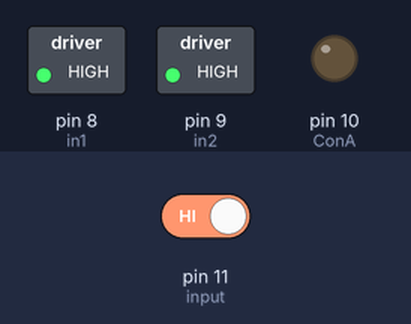
Bench run of a sketch on a simulated Arduino Uno, built with avr-gcc and run on an emulated ATmega328P. On the bench: switched loads named in the sketch (green lamp = pin HIGH), output pins drawn as LEDs (lit = HIGH). Inputs (shaded band) come from the test bench; at power-on: pin 11 (input) HIGH. What the sketch prints to the serial monitor is not drawn.

Above: at 1.2 s.
1.3 s: pin 11 (input) driven LOW
At 2.2 s:
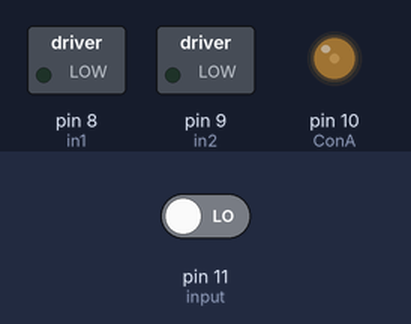
At 5.6 s:
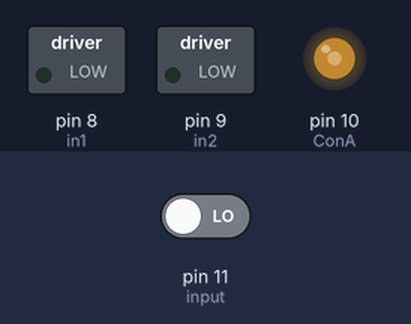
7.3 s: pin 11 (input) driven HIGH
At 7.9 s:
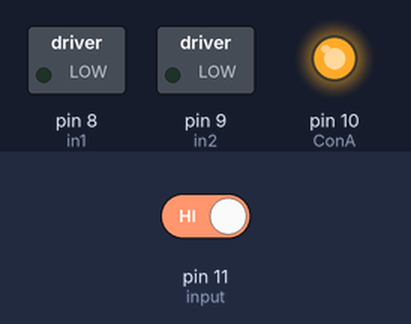
Timing chart, 0 to 10.6 s (numbered marks = the images above; inputs shaded):
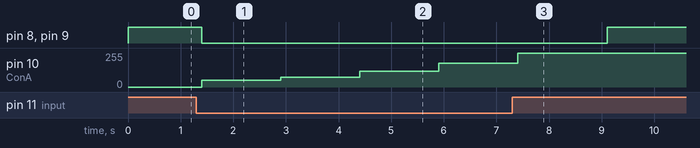

Measured:
- after the input at 1.3 s, pin 8 (in1), pin 9 (in2): HIGH → LOW after 0.10 s; pin 10 (ConA): 0/255 → 50/255 after 0.10 s, → 75/255 1.5 s later, → 120/255 1.5 s later, → 180/255 1.5 s later
- after the input at 7.3 s, pin 8 (in1), pin 9 (in2): LOW → HIGH after 1.8 s; pin 10 (ConA): goes on until 7.4 s, then stays 255/255

The sketch:

STUDIO_02_DCMOTOR.ino
```cpp
//This code is to control the speed of a DC motor by a potentiometer using l298n driver
//We read the value from the analog input, calibrate it then inject to the module
//Refer to Surtrtech youtube channel for more information
int in1 = 8; // Declaring where our module is wired
int in2 = 9;
int ConA = 10; // Don't forget this is a PWM DI/DO
int sp1 = 50;
int sp2 = 75;
int sp3 = 120;
int sp4 = 180;
int sp5 = 255;
int d = 1500;
int input = 11;


void setup() {
  pinMode(in1, OUTPUT);
  pinMode(in2, OUTPUT);
  pinMode(ConA, OUTPUT);
  pinMode(input, INPUT);
  Serial.begin(9600);
}

void TurnMotorA() { // Function to control the direction and speed
  digitalWrite(in1, LOW); // Switch between this HIGH and LOW to change direction
  digitalWrite(in2, LOW);

}

void motorOnSequence() {
  digitalWrite(in1, LOW); // Set direction
  digitalWrite(in2, HIGH);
  TurnMotorA(); // Initialize motor with default settings

  analogWrite(ConA, sp1); // Set motor speed
  delay(d);

  analogWrite(ConA, sp2); // Set motor speed
  delay(d);

  analogWrite(ConA, sp3); // Set motor speed
  delay(d);

  analogWrite(ConA, sp4); // Set motor speed
  delay(d);

  analogWrite(ConA, sp5); // Set motor speed
  delay(d);
}

void motorOff() {
  digitalWrite(in1, HIGH); // Stop motor
  digitalWrite(in2, HIGH);
}

void loop() {
  bool inputState = digitalRead(input);

  Serial.print(inputState);

  if (inputState == false) {
   motorOnSequence();
 } else {
   motorOff();
  }

 delay(200);

}
```
